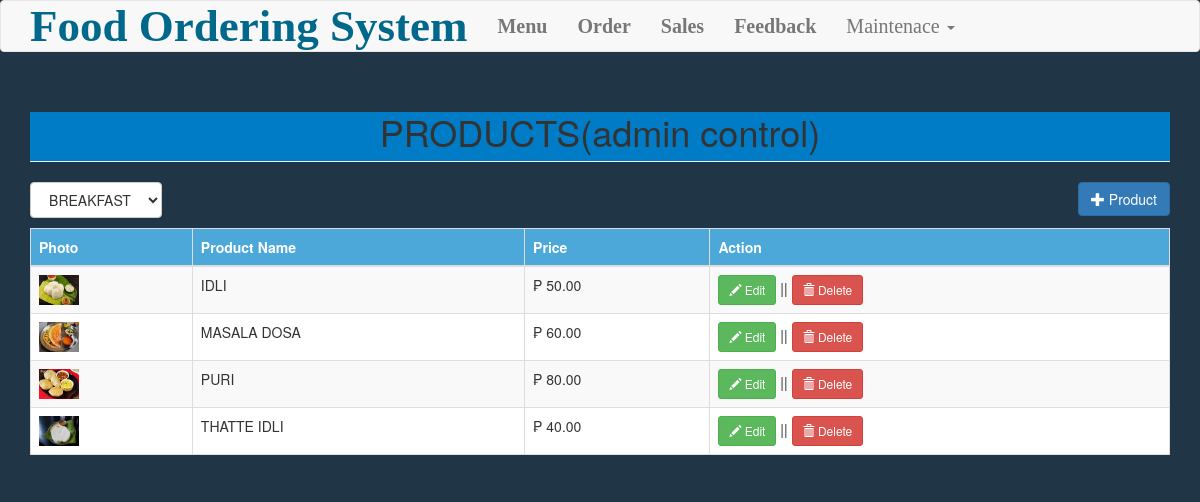
/product.php?category=4, run on the app's committed database.
### tables this page shows
CREATE TABLE `product` (
  `productid` int(11) NOT NULL,
  `categoryid` int(1) NOT NULL,
  `productname` varchar(30) NOT NULL,
  `price` double NOT NULL,
  `photo` varchar(150) NOT NULL
);

### product.php (the view, shortened to what this page needs)
<?php include('header.php'); ?>
<body style="background-color:#203647;">
<?php include('navbar.php'); ?>
<div class="container">
	<h1 class="page-header text-center"style="background-color:#007CC7;">PRODUCTS(admin control)</h1>
	<div class="row">
		<div class="col-md-12" >
			<select id="catList" class="btn btn-default">
			<?php
				$sql="select * from category";
				$catquery=$conn->query($sql);
				while($catrow=$catquery->fetch_array()){
					$catid = isset($_GET['category']) ? $_GET['category'] : 0;
					$selected = ($catid == $catrow['categoryid']) ? " selected" : "";
					echo "<option$selected value=".$catrow['categoryid'].">".$catrow['catname']."</option>";
				}
			?>
			</select>
			<a href="#addproduct" data-toggle="modal" class="pull-right btn btn-primary"><span class="glyphicon glyphicon-plus"></span> Product</a>
		</div>
	</div>
	<div style="margin-top:10px;" >
		<table class="table table-striped table-bordered" style="background-color:white;">
			<thead style="background-color:#4DA8DA;color:white;">
				<th>Photo</th>
				<th>Product Name</th>
				<th>Price</th>
				<th>Action</th>
			</thead>
			<tbody>
				<?php
					$where = "";
					if(isset($_GET['category']))
					{
						$catid=$_GET['category'];
						$where = " WHERE product.categoryid = $catid";
					}
					$sql="select * from product left join category on category.categoryid=product.categoryid $where order by product.categoryid asc, productname asc";
					$query=$conn->query($sql);
					while($row=$query->fetch_array()){
						?>
						<tr>
							<td><a href="<?php if(empty($row['photo'])){echo "upload/noimage.jpg";} else{echo $row['photo'];} ?>"><img src="<?php if(empty($row['photo'])){echo "upload/noimage.jpg";} else{echo $row['photo'];} ?>" height="30px" width="40px"></a></td>
							<td><?php echo $row['productname']; ?></td>
							<td>&#8369; <?php echo number_format($row['price'], 2); ?></td>
							<td>
								<a href="#editproduct<?php echo $row['productid']; ?>" data-toggle="modal" class="btn btn-success btn-sm"><span class="glyphicon glyphicon-pencil"></span> Edit</a> || <a href="#deleteproduct<?php echo $row['productid']; ?>" data-toggle="modal" class="btn btn-danger btn-sm"><span class="glyphicon glyphicon-trash"></span> Delete</a>
							</td>
						</tr>
						<?php
					}
				?>
			</tbody>
		</table>
	</div>
</div>
</body>
</html>

### data on the page
product: photo (picture), productname "IDLI", price "50.00"
product: photo (picture), productname "MASALA DOSA", price "60.00"
product: photo (picture), productname "PURI", price "80.00"
product: photo (picture), productname "THATTE IDLI", price "40.00"

### other printed values
form field value "BREAKFAST"
